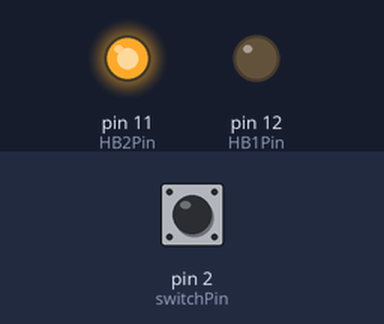
Bench run of a sketch on a simulated Arduino Uno, built with avr-gcc and run on an emulated ATmega328P. Shown: output pins drawn as LEDs (lit = HIGH). The test bench sets the inputs (shaded band); at power-on: pin 2 (switchPin) HIGH.

Above: at 1.2 s.
1.3 s: pin 2 (switchPin) pulled LOW for 0.15 s
At 1.55 s:
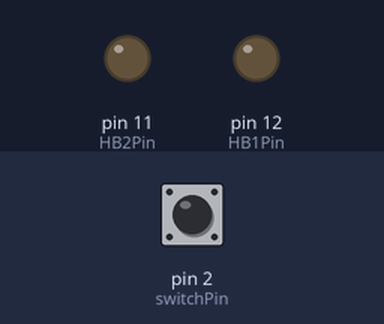
3.0 s: pin 2 (switchPin) pulled LOW for 3.2 s
At 3.7 s:
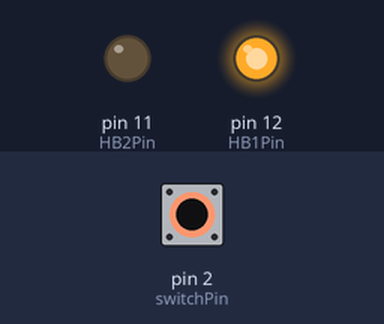
Timing chart, 0 to 7.9 s (numbered marks = the images above; inputs shaded):
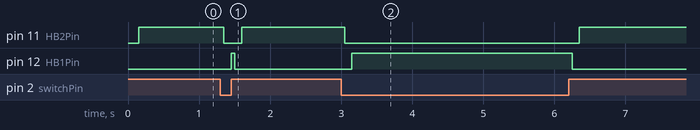

The sketch:

HBridge1.ino
```cpp
/* H-Bridge */

int switchPin = 2;              // switch is connected to pin 2
int HB1Pin = 12;
int HB2Pin = 11;

int val;                        // variable for reading the pin status
int val2;                       // variable for reading the delayed/debounced status
int buttonState;                // variable to hold the button state

int flag1 = 0;                          // Set outputs once
int flag2 = 0;                          // Set outputs once

void setup() {
  pinMode(switchPin, INPUT);            // Set the switch pin as input
  pinMode(HB1Pin, OUTPUT);
  pinMode(HB2Pin, OUTPUT);

  //Serial.begin(9600);                 // Set up serial communication at 9600bps
  buttonState = digitalRead(switchPin); // read the initial state
}

void loop(){
  val = digitalRead(switchPin);         // read input value and store it in val
  delay(50);                            // 50 milliseconds debounce
  val2 = digitalRead(switchPin);        // read the input again to check for bounces
  //if (val == val2) {                  // make sure we got 2 consistant readings!
    //if (val != buttonState) {         // the button state has changed!
      if (val == LOW) {                 // check if the button is pressed
        if(flag1 == 0){                 // Do once
          flag1 = 1;                    // do once
          flag2 = 0;                    // setup for next state
          digitalWrite(HB1Pin, LOW);
          digitalWrite(HB2Pin, LOW);
          delay(100);
          digitalWrite(HB1Pin, HIGH);
          digitalWrite(HB2Pin, LOW);
        }
      } else {
        if(flag2 == 0){                 // do once
          flag2 = 1;                    // do once
          flag1 = 0;                    // setup for next state
          digitalWrite(HB1Pin, LOW);
          digitalWrite(HB2Pin, LOW);
          delay(100);
          digitalWrite(HB1Pin, LOW);
          digitalWrite(HB2Pin, HIGH);
        }
      }
    //}
    buttonState = val;                 // save the new state in our variable
  //}
}
```

Measured:
- after the input at 1.3 s, pin 11 (HB2Pin): HIGH → LOW after 0.05 s, → HIGH 0.25 s later; pin 12 (HB1Pin): LOW → HIGH after 0.15 s, → LOW 0.05 s later
- after the input at 3.0 s, pin 11 (HB2Pin): HIGH → LOW after 0.05 s, → HIGH 3.3 s later; pin 12 (HB1Pin): LOW → HIGH after 0.15 s, → LOW 3.1 s later
